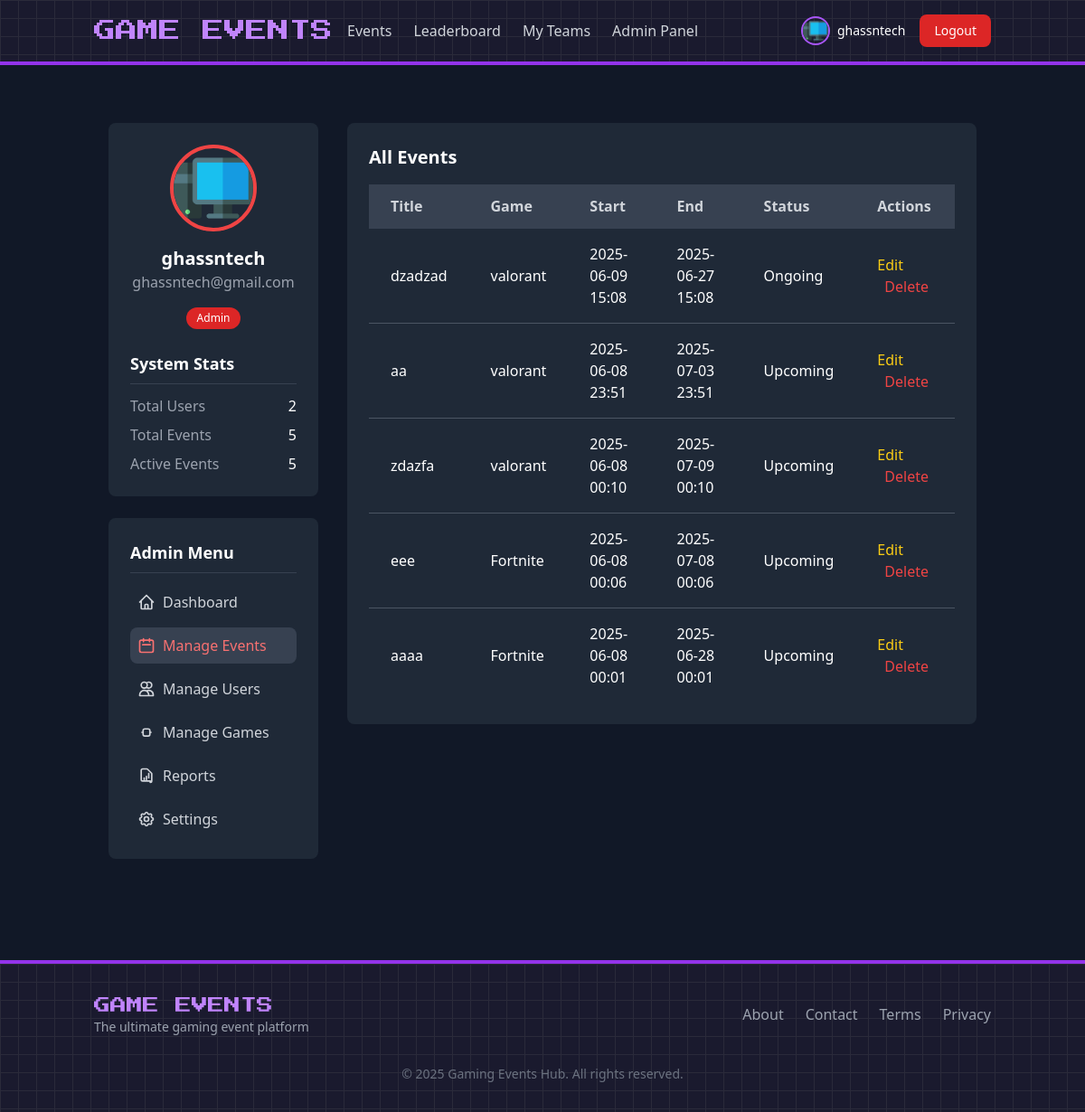
Screenshot of /views/admin/events.php?id=11 (signed in) with the database file from the repository.
### tables this page shows
CREATE TABLE `users` (
  `id` int(11) NOT NULL,
  `username` varchar(50) NOT NULL,
  `email` varchar(100) NOT NULL,
  `password` varchar(255) NOT NULL,
  `role` enum('admin','player','visitor') DEFAULT 'visitor',
  `avatar` varchar(255) DEFAULT 'default.png',
  `created_at` timestamp NOT NULL DEFAULT current_timestamp(),
  `updated_at` timestamp NOT NULL DEFAULT current_timestamp() ON UPDATE current_timestamp()
);

CREATE TABLE `events` (
  `id` int(11) NOT NULL,
  `title` varchar(100) NOT NULL,
  `description` text DEFAULT NULL,
  `game_id` int(11) DEFAULT NULL,
  `start_date` datetime NOT NULL,
  `end_date` datetime NOT NULL,
  `max_participants` int(11) DEFAULT NULL,
  `current_participants` int(11) DEFAULT 0,
  `prize_pool` decimal(10,2) DEFAULT NULL,
  `rules` text DEFAULT NULL,
  `status` enum('upcoming','ongoing','completed','cancelled') DEFAULT 'upcoming',
  `created_by` int(11) DEFAULT NULL,
  `creator` varchar(255) NOT NULL,
  `created_at` timestamp NOT NULL DEFAULT current_timestamp(),
  `updated_at` timestamp NOT NULL DEFAULT current_timestamp() ON UPDATE current_timestamp(),
  `video_url` varchar(255) DEFAULT NULL,
  `video_type` enum('youtube','twitch','custom') DEFAULT NULL,
  `video_thumbnail` varchar(255) DEFAULT NULL
);

CREATE TABLE `games` (
  `id` int(11) NOT NULL,
  `name` varchar(100) NOT NULL,
  `type` varchar(50) DEFAULT NULL,
  `platform` varchar(50) DEFAULT NULL,
  `image` varchar(255) DEFAULT 'default_game.png',
  `created_at` timestamp NOT NULL DEFAULT current_timestamp()
);

### models/User.php (called while the page is built, shortened)
<?php
require_once __DIR__ . '/../config/database.php';
class User
{
    private $db;
    public function __construct()
    {
        global $pdo;
        $this->db = $pdo;
    }
    public function getAllUsers()
    {
        $query = 'SELECT id, username, email, role, avatar, created_at FROM users';
        $stmt = $this->db->prepare($query);
        $stmt->execute();
        return $stmt->fetchAll(PDO::FETCH_ASSOC);
    }
    public function getUserById($id)
    {
        $query = 'SELECT * FROM users WHERE id = :id';
        $stmt = $this->db->prepare($query);
        $stmt->bindParam(':id', $id);
        $stmt->execute();
        return $stmt->fetch(PDO::FETCH_ASSOC);
    }
}

### models/Event.php (called while the page is built, shortened)
<?php
require_once __DIR__ . '/../config/database.php';
class Event
{
    private $db;
    public function __construct()
    {
        global $pdo;
        $this->db = $pdo;
    }
    public function getAllEvents($status = null)
    {
        if ($status !== null) {
            $stmt = $this->db->prepare("
                SELECT e.*, g.name AS game_name
                FROM events e
                INNER JOIN games g ON e.game_id = g.id
                WHERE e.status = ?
                ORDER BY e.start_date DESC
            ");
            $stmt->execute([$status]);
            return $stmt->fetchAll();
        } else {
            $stmt = $this->db->query("
                SELECT e.*, g.name AS game_name
                FROM events e
                INNER JOIN games g ON e.game_id = g.id
                ORDER BY e.start_date DESC
            ");
            return $stmt->fetchAll();
        }
    }
}

### views/admin/events.php (the view, shortened to what this page needs)
<?php
require_once '../../bootstrap.php';
require_once '../../models/Event.php';
$event = new Event();
$allEvents = $event->getAllEvents();
?>
<?php include '../../includes/header.php'; ?>
<div class="container mx-auto px-4 py-8">
    <div class="flex flex-col md:flex-row gap-8">
        <?php include __DIR__ . '/sidebar.php'; ?>
        <div class="w-full md:w-3/4">
            <div class="bg-gray-800 rounded-lg p-6">
                <h2 class="text-xl font-bold mb-4">All Events</h2>
                <?php if (count($allEvents) > 0): ?>
                    <table class="min-w-full divide-y divide-gray-700">
                        <thead class="bg-gray-700 text-gray-300">
                            <tr>
                                <th class="px-6 py-3 text-left">Title</th>
                                <th class="px-6 py-3 text-left">Game</th>
                                <th class="px-6 py-3 text-left">Start</th>
                                <th class="px-6 py-3 text-left">End</th>
                                <th class="px-6 py-3 text-left">Status</th>
                                <th class="px-6 py-3 text-left">Actions</th>
                            </tr>
                        </thead>
                        <tbody class="bg-gray-800 text-white divide-y divide-gray-600">
                            <?php foreach ($allEvents as $ev): ?>
                                <tr>
                                    <td class="px-6 py-4"><?php echo htmlspecialchars($ev['title']); ?></td>
                                    <td class="px-6 py-4"><?php echo htmlspecialchars($ev['game_name'] ?? 'N/A'); ?></td>
                                    <td class="px-6 py-4"><?php echo date('Y-m-d H:i', strtotime($ev['start_date'])); ?></td>
                                    <td class="px-6 py-4"><?php echo date('Y-m-d H:i', strtotime($ev['end_date'])); ?></td>
                                    <td class="px-6 py-4"><?php echo ucfirst($ev['status']); ?></td>
                                    <td class="px-6 py-4 space-x-2">
                                        <a href="events.php?action=edit&id=<?php echo $ev['id']; ?>"
                                            class="text-yellow-400 hover:underline">Edit</a>
                                        <form action="../../controllers/eventController.php?action=delete" method="POST"
                                            class="inline"
                                            onsubmit="return confirm('Are you sure you want to delete this event?');">
                                            <button type="submit" class="text-red-500 hover:underline">Delete</button>
                                        </form>
                                    </td>
                                </tr>
                            <?php endforeach; ?>
                        </tbody>
                    </table>
                <?php else: ?>
                    <p class="text-gray-400 mt-4">No events found.</p>
                <?php endif; ?>
            </div>
        </div>
    </div>
</div>
<?php include '../../includes/footer.php'; ?>

### includes/header.php (shortened to what this page needs)
<?php
require_once __DIR__ . '/../config/database.php';
require_once __DIR__ . '/../models/User.php';
require_once __DIR__ . '/../models/Event.php';
$user = new User();
$isLoggedIn = isset($_SESSION['user_id']);
$currentUser = null;
if ($isLoggedIn) {
    $currentUser = $user->getUserById($_SESSION['user_id']);
}
?>
<!DOCTYPE html>
<html lang="en">
<head>
    <script src="https://cdn.tailwindcss.com"></script>
</head>
<body class="bg-gray-900 text-white min-h-screen">
    <header class="bg-pixel border-b-4 border-purple-600">
        <div class="container mx-auto px-4 py-4">
            <div class="flex justify-between items-center">
                <div class="flex items-center space-x-4">
                    <a href="<?php echo BASE_URL; ?>" class="font-gaming text-2xl text-purple-400 hover:text-purple-300 transition">GAME EVENTS</a>
                    <nav class="hidden md:flex space-x-6">
                        <a href="<?php echo BASE_URL; ?>views/events.php" class="text-gray-300 hover:text-white transition">Events</a>
                        <a href="<?php echo BASE_URL; ?>views/leaderboard.php" class="text-gray-300 hover:text-white transition">Leaderboard</a>
                        <a href="<?php echo BASE_URL; ?>views/player/teams.php" class="text-gray-300 hover:text-white transition">My Teams</a>
                        <?php if ($isLoggedIn && $currentUser && $currentUser['role'] === 'admin'): ?>
                            <a href="<?php echo BASE_URL; ?>views/admin/dashboard.php" class="text-gray-300 hover:text-white transition">Admin Panel</a>
                        <?php endif; ?>
                    </nav>
                </div>
                <div class="flex items-center space-x-4">
                    <?php if ($isLoggedIn && $currentUser): ?>
                        <div class="flex items-center space-x-2">
                            <img src="<?php echo BASE_URL . 'assets/images/avatars/' . htmlspecialchars($currentUser['avatar'] ?? 'default.png'); ?>"
                                 alt="Avatar" class="w-8 h-8 rounded-full border-2 border-purple-500">
                            <span class="text-sm"><?php echo htmlspecialchars($currentUser['username']); ?></span>
                        </div>
                        <a href="<?php echo BASE_URL; ?>views/auth/logout.php" class="bg-red-600 hover:bg-red-700 px-4 py-2 rounded-lg text-sm font-medium transition">Logout</a>
                    <?php endif; ?>
                </div>
            </div>
        </div>
    </header>
    <main class="container mx-auto px-4 py-8">

### views/admin/sidebar.php (shortened to what this page needs)
<?php
require_once __DIR__ . '/../../bootstrap.php';
require_once __DIR__ . '/../../models/User.php';
require_once __DIR__ . '/../../models/Event.php';
$currentPage = basename($_SERVER['PHP_SELF']);
$user = new User();
$event = new Event();
$userCount = count($user->getAllUsers());
$eventCount = count($event->getAllEvents());
$activeEventCount = count(array_filter($event->getAllEvents(), function ($e) {
    return $e['status'] === 'upcoming' || $e['status'] === 'ongoing';
}));
?>
<div class="w-full md:w-1/4">
    <div class="bg-gray-800 rounded-lg p-6 mb-6">
        <div class="flex flex-col items-center">
            <img src="<?php echo htmlspecialchars(BASE_URL . 'assets/images/avatars/' . ($currentUser['avatar'] ?? 'default.png')); ?>"
                alt="Admin Avatar" class="w-24 h-24 rounded-full border-4 border-red-500 mb-4">
            <h3 class="text-xl font-bold"><?php echo htmlspecialchars($currentUser['username']); ?></h3>
            <p class="text-gray-400 mb-4"><?php echo htmlspecialchars($currentUser['email']); ?></p>
            <span class="bg-red-600 text-white px-3 py-1 rounded-full text-xs">Admin</span>
        </div>
        <div class="mt-6">
            <h4 class="text-lg font-semibold mb-3 border-b border-gray-700 pb-2">System Stats</h4>
            <div class="space-y-2">
                <div class="flex justify-between">
                    <span class="text-gray-400">Total Users</span>
                    <span class="font-medium"><?php echo $userCount; ?></span>
                </div>
                <div class="flex justify-between">
                    <span class="text-gray-400">Total Events</span>
                    <span class="font-medium"><?php echo $eventCount; ?></span>
                </div>
                <div class="flex justify-between">
                    <span class="text-gray-400">Active Events</span>
                    <span class="font-medium"><?php echo $activeEventCount ?? ""; ?></span>
                </div>
            </div>
        </div>
    </div>
    <div class="bg-gray-800 rounded-lg p-6">
        <h4 class="text-lg font-semibold mb-3 border-b border-gray-700 pb-2">Admin Menu</h4>
        <ul class="space-y-2">
            <li>
                <a href="<?php echo BASE_URL; ?>views/admin/dashboard.php"
                    class="<?php echo $currentPage === 'dashboard.php' ? 'text-red-400' : 'text-gray-300'; ?> hover:text-white transition flex items-center space-x-2 p-2 rounded-lg <?php echo $currentPage === 'dashboard.php' ? 'bg-gray-700' : ''; ?>">
                    <svg class="w-5 h-5" fill="none" stroke="currentColor" viewBox="0 0 24 24">
                        <path stroke-linecap="round" stroke-linejoin="round" stroke-width="2"
                            d="M3 12l2-2m0 0l7-7 7 7M5 10v10a1 1 0 001 1h3m10-11l2 2m-2-2v10a1 1 0 01-1 1h-3m-6 0a1 1 0 001-1v-4a1 1 0 011-1h2a1 1 0 011 1v4a1 1 0 001 1m-6 0h6" />
                    </svg>
                    <span>Dashboard</span>
                </a>
            </li>
            <li>
                <a href="<?php echo BASE_URL; ?>views/admin/events.php"
                    class="<?php echo $currentPage === 'events.php' ? 'text-red-400' : 'text-gray-300'; ?> hover:text-white transition flex items-center space-x-2 p-2 rounded-lg <?php echo $currentPage === 'events.php' ? 'bg-gray-700' : ''; ?>">
                    <svg class="w-5 h-5" fill="none" stroke="currentColor" viewBox="0 0 24 24">
                        <path stroke-linecap="round" stroke-linejoin="round" stroke-width="2"
                            d="M8 7V3m8 4V3m-9 8h10M5 21h14a2 2 0 002-2V7a2 2 0 00-2-2H5a2 2 0 00-2 2v12a2 2 0 002 2z" />
                    </svg>
                    <span>Manage Events</span>
                </a>
            </li>
            <li>
                <a href="<?php echo BASE_URL; ?>views/admin/users.php"
                    class="<?php echo $currentPage === 'users.php' ? 'text-red-400' : 'text-gray-300'; ?> hover:text-white transition flex items-center space-x-2 p-2 rounded-lg <?php echo $currentPage === 'users.php' ? 'bg-gray-700' : ''; ?>">
                    <svg class="w-5 h-5" fill="none" stroke="currentColor" viewBox="0 0 24 24">
                        <path stroke-linecap="round" stroke-linejoin="round" stroke-width="2"
                            d="M12 4.354a4 4 0 110 5.292M15 21H3v-1a6 6 0 0112 0v1zm0 0h6v-1a6 6 0 00-9-5.197M13 7a4 4 0 11-8 0 4 4 0 018 0z" />
                    </svg>
                    <span>Manage Users</span>
                </a>
            </li>
            <li>
                <a href="<?php echo BASE_URL; ?>views/admin/games.php"
                    class="<?php echo $currentPage === 'games.php' ? 'text-red-400' : 'text-gray-300'; ?> hover:text-white transition flex items-center space-x-2 p-2 rounded-lg <?php echo $currentPage === 'games.php' ? 'bg-gray-700' : ''; ?>">
                    <span>Manage Games</span>
                </a>
            </li>
            <li>
                <a href="<?php echo BASE_URL; ?>views/admin/reports.php"
                    class="<?php echo $currentPage === 'reports.php' ? 'text-red-400' : 'text-gray-300'; ?> hover:text-white transition flex items-center space-x-2 p-2 rounded-lg <?php echo $currentPage === 'reports.php' ? 'bg-gray-700' : ''; ?>">
                    <svg class="w-5 h-5" fill="none" stroke="currentColor" viewBox="0 0 24 24">
                        <path stroke-linecap="round" stroke-linejoin="round" stroke-width="2"
                            d="M9 17v-2m3 2v-4m3 2v-6m2 10H7a2 2 0 01-2-2V5a2 2 0 012-2h5.586a1 1 0 01.707.293l5.414 5.414a1 1 0 01.293.707V19a2 2 0 01-2 2z" />
                    </svg>
                    <span>Reports</span>
                </a>
            </li>
            <li>
                <a href="<?php echo BASE_URL; ?>views/admin/settings.php"
                    class="<?php echo $currentPage === 'settings.php' ? 'text-red-400' : 'text-gray-300'; ?> hover:text-white transition flex items-center space-x-2 p-2 rounded-lg <?php echo $currentPage === 'settings.php' ? 'bg-gray-700' : ''; ?>">
                    <span>Settings</span>
                </a>
            </li>
        </ul>
    </div>
</div>

### includes/header.php (style rules this page uses)
.font-gaming { font-family: 'Press Start 2P', cursive; }
.bg-pixel { background-color: #1a1a2e; background-image: linear-gradient(#2a2a3a 1px, transparent 1px), linear-gradient(90deg, #2a2a3a 1px, transparent 1px); background-size: 20px 20px; }

### rows the page displays
users: avatar (picture), username "ghassntech", email "ghassntech@gmail.com"
events: title "dzadzad", game.name "valorant", start_date "2025-06-09 15:08", end_date "2025-06-27 15:08", status "Ongoing"
events: title "aa", game.name "valorant", start_date "2025-06-08 23:51", end_date "2025-07-03 23:51", status "Upcoming"
events: title "zdazfa", game.name "valorant", start_date "2025-06-08 00:10", end_date "2025-07-09 00:10", status "Upcoming"
events: title "eee", game.name "Fortnite", start_date "2025-06-08 00:06", end_date "2025-07-08 00:06", status "Upcoming"
events: title "aaaa", game.name "Fortnite", start_date "2025-06-08 00:01", end_date "2025-06-28 00:01", status "Upcoming"

### other values shown
$userCount "2"
$eventCount "5"
$activeEventCount "5"
